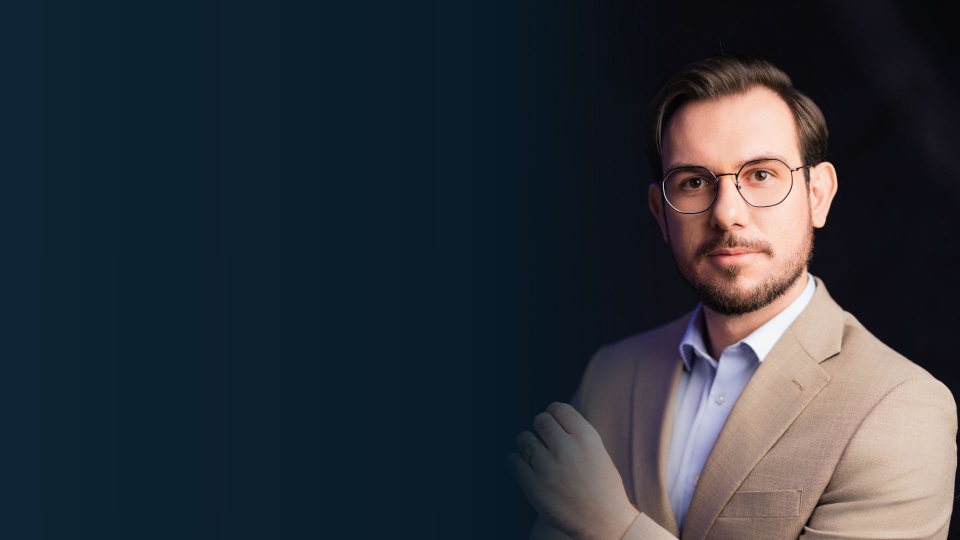
#> input picture site/assets/medceo/luciano-bg.jpg, 1920 x 1080 px, found by its file name (shown at 1/2 size)
$ python gerar_retrato.py
#> lines starting #> are read from the running program, lines starting #| are printed output that depends on the picture
#!/usr/bin/env python3
# -*- coding: utf-8 -*-
"""
Refaz o retrato do fundo do linktree do MedCEO.

Defeito reportado pelo Gustavo em 26/08: "o rosto do dr esta ali no meio do
nada bem aleatorio". A causa e geometrica, nao de gosto, e sao duas:

1. A luciano-bg.jpg tem a cabeca colada no topo do quadro. Numa caixa de
   700x1080 a figura cabia inteira em altura, o rosto ficava no terco superior
   sem nada abaixo dele, e a mascara vertical ainda apagava o cabelo. Sobrava
   um rosto solto no ar. Correcao: o quadro ganha ambiente acima da cabeca e a
   figura fica colada na base, para nascer do rodape da tela.

2. O rosto caia em x=405 de uma caixa de 700, ou seja 58%, exatamente onde a
   mascara horizontal comeca a dissolver E onde a coluna de texto comeca
   (a folha abre em x=430 numa tela de 2000). Rosto e leitura disputavam a
   mesma faixa. Correcao: ROSTO_ALVO abaixo posiciona o rosto em 28% da
   largura, bem dentro da area solida da mascara e a esquerda do texto.

O ambiente e cor amostrada do proprio fundo da foto, NUNCA um pedaco dela
esticado: a primeira tentativa esticou a faixa do topo e o cabelo dele virou
uma segunda cabeca fantasma acima da real.
"""
from PIL import Image, ImageDraw, ImageFilter
import pathlib

raiz = pathlib.Path.home() / "Repos-8D/medceo/site"
saida = raiz / "linktree/img/identidade.webp"

L, A = 900, 1400            # quadro final
ROSTO_ALVO = 0.28           # onde o centro do rosto cai na largura do quadro
ESCALA = 0.78               # tamanho da figura em relacao a foto original

# medidos na luciano-bg.jpg (1920x1080)
FIG = (1030, 30, 1920, 1080)   # a figura, da mao ao ombro direito
ROSTO_X = 1480                 # centro do rosto na foto original

orig = Image.open(raiz / "assets/medceo/luciano-bg.jpg").convert("RGB")
#> orig is the input picture: PIL image 1920x1080 RGB; mean R, G, B 44.9, 50.7, 58.6

fig = orig.crop(FIG)
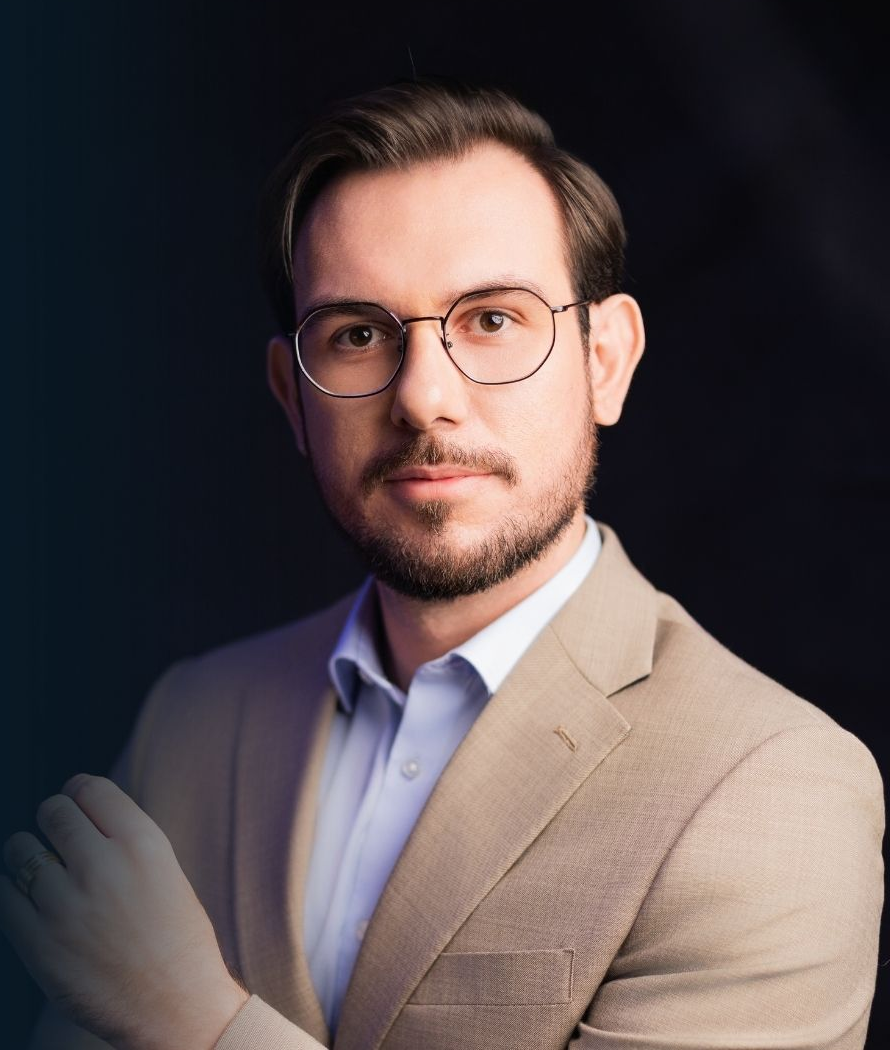
#> fig: PIL image 890x1050 RGB; mean R, G, B 86.1, 75.3, 76.1
fig = fig.resize((round(fig.width * ESCALA), round(fig.height * ESCALA)), Image.LANCZOS)
#> fig: PIL image 694x819 RGB
ox = round(L * ROSTO_ALVO - (ROSTO_X - FIG[0]) * ESCALA)
oy = A - fig.height
#> oy = 581

# ambiente: duas cores medias do fundo azul da foto, longe da cabeca
def media(caixa):
    return orig.crop(caixa).resize((1, 1), Image.LANCZOS).getpixel((0, 0))

topo, base = media((905, 40, 1120, 300)), media((905, 500, 1120, 900))
#> topo = (9, 24, 36); base = (10, 25, 37)
quadro = Image.new("RGB", (L, A))
#> quadro: PIL image 900x1400 RGB; every value is 0
d = ImageDraw.Draw(quadro)
for y in range(A):
    t = y / (A - 1)
    d.line([(0, y), (L, y)],
           fill=tuple(round(topo[i] + (base[i] - topo[i]) * t) for i in range(3)))

# a figura entra com alfa que some nos 200px de cima, para o cabelo se
# dissolver no ambiente em vez de terminar numa linha reta
alfa = Image.new("L", fig.size, 255)
#> alfa: PIL image 694x819 L; every value is 255
da = ImageDraw.Draw(alfa)
for i in range(200):
    da.line([(0, i), (fig.width, i)], fill=int(255 * (i / 200) ** 1.6))
# e some tambem nos 140px da direita, senao a borda do recorte vira uma linha
# vertical visivel contra o ambiente
for i in range(140):
    x = fig.width - 1 - i
    for y in range(fig.height):
        a = alfa.getpixel((x, y))
        alfa.putpixel((x, y), min(a, int(255 * (i / 140) ** 1.4)))
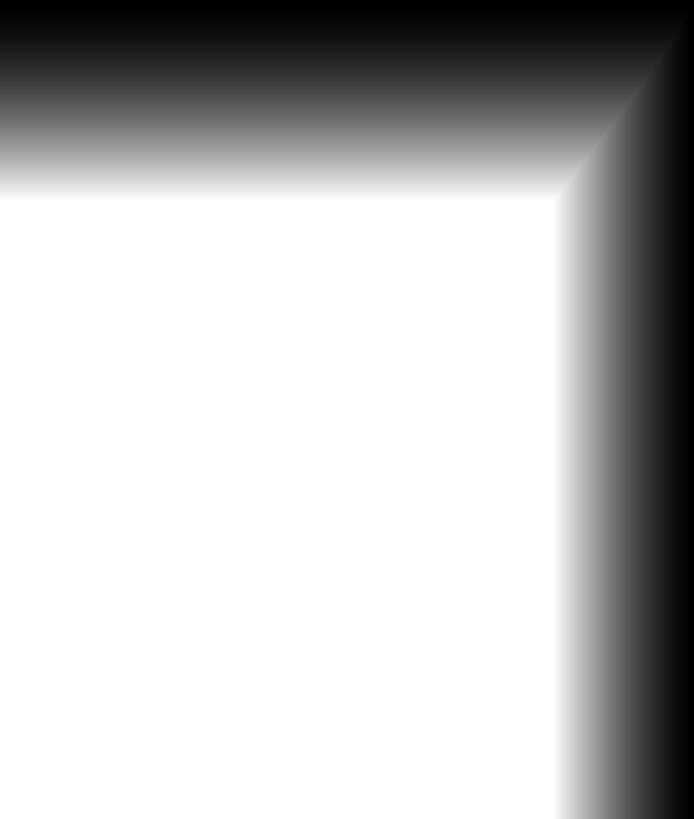
#> alfa: PIL image 694x819 L; min 0, max 255, mean 191.6
quadro.paste(fig, (ox, oy), alfa.filter(ImageFilter.GaussianBlur(2)))
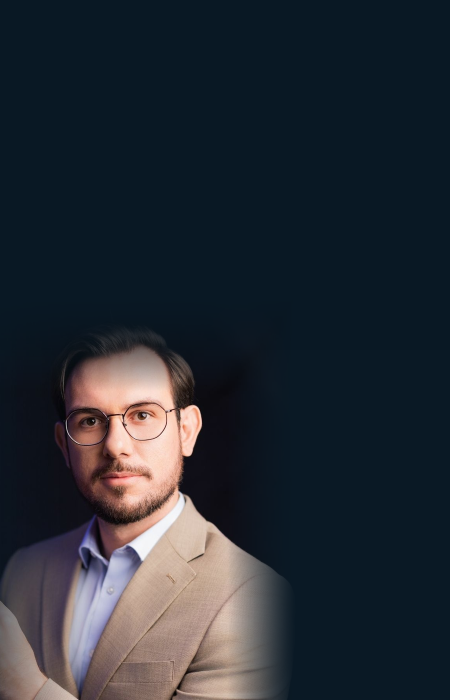
#> quadro: PIL image 900x1400 RGB (shown at 1/2 size); mean R, G, B 39, 44.7, 52.9

quadro.save(saida, "WEBP", quality=82, method=6)
print("identidade.webp %dx%d  %.1f KB  figura em (%d,%d) %dx%d  rosto em x=%d (%.0f%%)"
#> (the run stopped early here; a loop or call above may not have finished)
